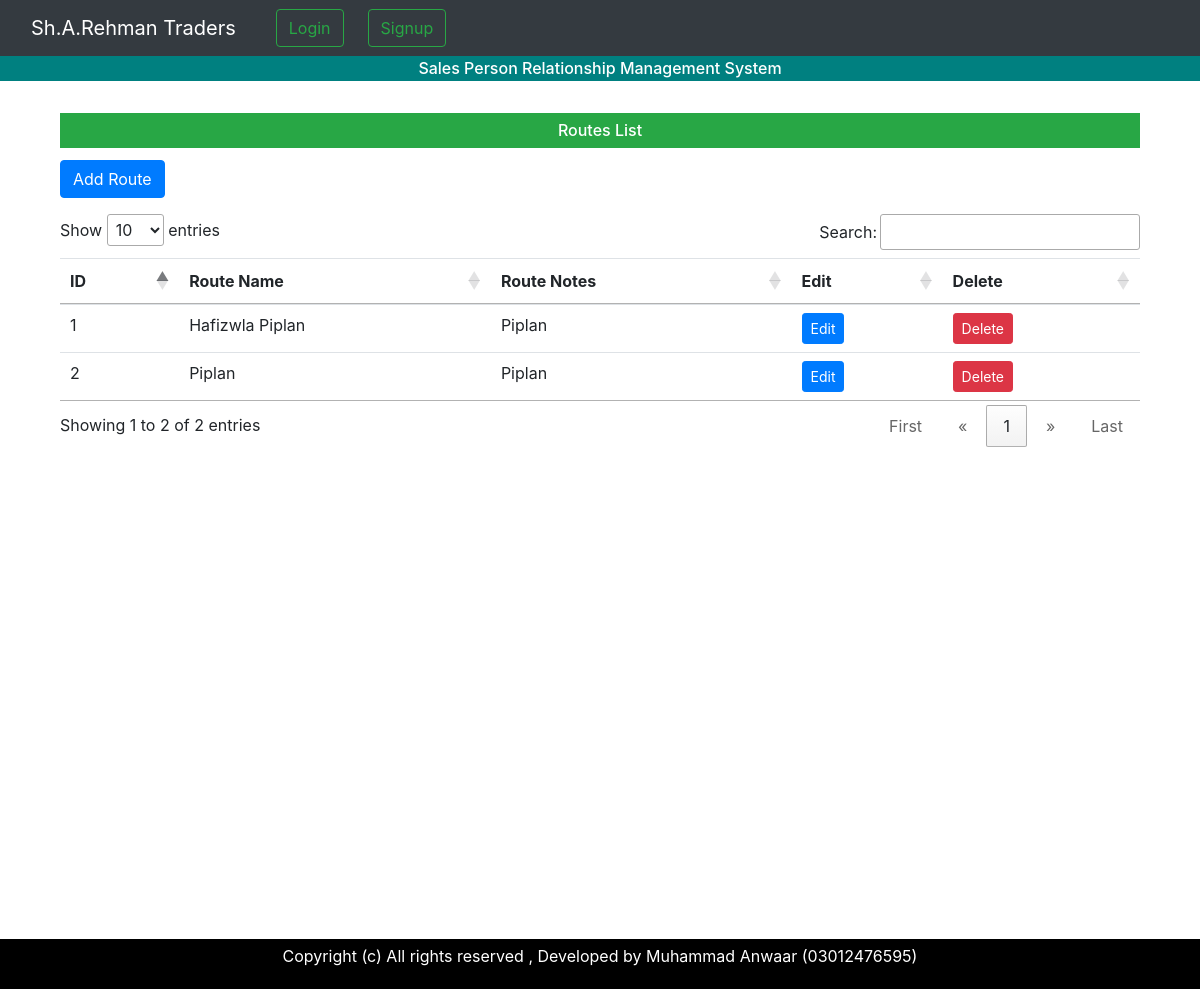
/myapp/routes/, run on the app's committed database.
### myapp/models.py (models this page shows, shortened)
class Route(models.Model):
    route_name = models.CharField(max_length=100)
    route_notes = models.CharField(max_length=100,null=True,blank=True)

### myapp/views.py (the view)
# urls.py: path('routes/', views.route_list, name='route_list'),
def route_list(request):
    routes = Route.objects.all().order_by('-id')
    return render(request, 'myapp/routes/route_list.html', {'routes': routes})

### templates/myapp/routes/route_list.html (shortened to what this page needs)
{% extends 'base.html' %}
{% block content %}
<div class="container mt-4">
    <h6 class="card-title bg-success text-white center text-center py-2">Routes List </h6>
    <a href="{% url 'add_route' %}" class="btn btn-primary mb-3">Add Route</a>
    <div class="table-responsive">
    <table id="route-table" class="table">
        <thead>
            <tr>
                <th>ID</th>
                <th>Route Name</th>
                <th>Route Notes</th>
                <th>Edit</th>
                <th>Delete</th>
            </tr>
        </thead>
        <tbody>
             {% for route in routes %}
            <tr>
                <td>{{forloop.counter}}</td>
                <td>{{ route.route_name }}</td>
                <td>{{ route.route_notes }}</td>
                <td><a href="{% url 'edit_route' route.id %}" class="btn btn-sm btn-primary">Edit</a></td>
                <td><a href="{% url 'delete_route' route.id %}" class="btn btn-sm btn-danger">Delete</a></td>
            </tr>
            {% endfor %}
        </tbody>
    </table>
</div>
</div>
{% endblock %}

### data on the page
Route: route_name "Hafizwla Piplan", route_notes "Piplan"
Route: route_name "Piplan", route_notes "Piplan"
